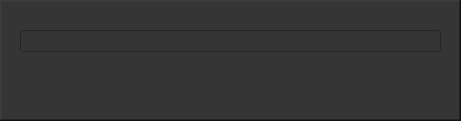
<?xml version="1.0" encoding="UTF-8"?>
<ui version="4.0">
 <class>SearchDialog</class>
 <widget class="QDialog" name="SearchDialog">
  <property name="windowModality">
   <enum>Qt::NonModal</enum>
  </property>
  <property name="geometry">
   <rect>
    <x>0</x>
    <y>0</y>
    <width>461</width>
    <height>121</height>
   </rect>
  </property>
  <property name="sizePolicy">
   <sizepolicy hsizetype="Fixed" vsizetype="Fixed">
    <horstretch>0</horstretch>
    <verstretch>0</verstretch>
   </sizepolicy>
  </property>
  <property name="windowTitle">
   <string>Searching...</string>
  </property>
  <property name="styleSheet">
   <string notr="true">background-color: rgb(53, 53, 53);</string>
  </property>
  <property name="modal">
   <bool>false</bool>
  </property>
  <widget class="QLineEdit" name="searchLineEdit">
   <property name="geometry">
    <rect>
     <x>20</x>
     <y>30</y>
     <width>421</width>
     <height>22</height>
    </rect>
   </property>
   <property name="font">
    <font>
     <bold>true</bold>
    </font>
   </property>
   <property name="styleSheet">
    <string notr="true"/>
   </property>
   <property name="inputMethodHints">
    <set>Qt::ImhHiddenText</set>
   </property>
   <property name="inputMask">
    <string/>
   </property>
   <property name="text">
    <string extracomment="search..."/>
   </property>
   <property name="frame">
    <bool>true</bool>
   </property>
   <property name="echoMode">
    <enum>QLineEdit::Normal</enum>
   </property>
  </widget>
  <widget class="QPushButton" name="okButton">
   <property name="geometry">
    <rect>
     <x>350</x>
     <y>70</y>
     <width>33</width>
     <height>29</height>
    </rect>
   </property>
   <property name="sizePolicy">
    <sizepolicy hsizetype="Fixed" vsizetype="Fixed">
     <horstretch>0</horstretch>
     <verstretch>0</verstretch>
    </sizepolicy>
   </property>
   <property name="toolTip">
    <string>Search data [Enter]</string>
   </property>
   <property name="styleSheet">
    <string notr="true"/>
   </property>
   <property name="text">
    <string/>
   </property>
   <property name="icon">
    <iconset resource="playerui.qrc">
     <normaloff>:/buttons/img/buttons/check-mark-16.ico</normaloff>:/buttons/img/buttons/check-mark-16.ico</iconset>
   </property>
   <property name="autoDefault">
    <bool>false</bool>
   </property>
   <property name="default">
    <bool>true</bool>
   </property>
   <property name="flat">
    <bool>true</bool>
   </property>
  </widget>
  <widget class="QPushButton" name="cancelButton">
   <property name="geometry">
    <rect>
     <x>400</x>
     <y>70</y>
     <width>33</width>
     <height>29</height>
    </rect>
   </property>
   <property name="sizePolicy">
    <sizepolicy hsizetype="Fixed" vsizetype="Fixed">
     <horstretch>0</horstretch>
     <verstretch>0</verstretch>
    </sizepolicy>
   </property>
   <property name="toolTip">
    <string>Cancel [Esc]</string>
   </property>
   <property name="styleSheet">
    <string notr="true"/>
   </property>
   <property name="text">
    <string/>
   </property>
   <property name="icon">
    <iconset resource="playerui.qrc">
     <normaloff>:/buttons/img/buttons/x-mark-16.ico</normaloff>:/buttons/img/buttons/x-mark-16.ico</iconset>
   </property>
   <property name="autoDefault">
    <bool>false</bool>
   </property>
   <property name="flat">
    <bool>true</bool>
   </property>
  </widget>
  <widget class="QFrame" name="frame">
   <property name="enabled">
    <bool>false</bool>
   </property>
   <property name="geometry">
    <rect>
     <x>0</x>
     <y>0</y>
     <width>461</width>
     <height>121</height>
    </rect>
   </property>
   <property name="styleSheet">
    <string notr="true"/>
   </property>
   <property name="frameShape">
    <enum>QFrame::WinPanel</enum>
   </property>
   <property name="frameShadow">
    <enum>QFrame::Raised</enum>
   </property>
   <property name="lineWidth">
    <number>1</number>
   </property>
   <widget class="QWidget" name="gridLayoutWidget">
    <property name="geometry">
     <rect>
      <x>20</x>
      <y>60</y>
      <width>321</width>
      <height>41</height>
     </rect>
    </property>
    <layout class="QGridLayout" name="gridLayout">
     <item row="0" column="0">
      <widget class="QLabel" name="noMatchesLabel">
       <property name="enabled">
        <bool>false</bool>
       </property>
       <property name="sizePolicy">
        <sizepolicy hsizetype="MinimumExpanding" vsizetype="Preferred">
         <horstretch>0</horstretch>
         <verstretch>0</verstretch>
        </sizepolicy>
       </property>
       <property name="font">
        <font>
         <pointsize>10</pointsize>
        </font>
       </property>
       <property name="styleSheet">
        <string notr="true">color: rgb(255, 255, 255);</string>
       </property>
       <property name="text">
        <string/>
       </property>
       <property name="textFormat">
        <enum>Qt::AutoText</enum>
       </property>
       <property name="wordWrap">
        <bool>false</bool>
       </property>
      </widget>
     </item>
     <item row="0" column="1">
      <widget class="QLabel" name="searchPicLabel">
       <property name="sizePolicy">
        <sizepolicy hsizetype="MinimumExpanding" vsizetype="Preferred">
         <horstretch>0</horstretch>
         <verstretch>0</verstretch>
        </sizepolicy>
       </property>
       <property name="text">
        <string/>
       </property>
      </widget>
     </item>
     <item row="0" column="4">
      <spacer name="searchLabelSpacer">
       <property name="orientation">
        <enum>Qt::Horizontal</enum>
       </property>
       <property name="sizeHint" stdset="0">
        <size>
         <width>40</width>
         <height>20</height>
        </size>
       </property>
      </spacer>
     </item>
     <item row="0" column="3">
      <spacer name="searchLabelSpacer2">
       <property name="orientation">
        <enum>Qt::Horizontal</enum>
       </property>
       <property name="sizeHint" stdset="0">
        <size>
         <width>40</width>
         <height>20</height>
        </size>
       </property>
      </spacer>
     </item>
     <item row="0" column="2">
      <spacer name="searchLabelSpacer3">
       <property name="orientation">
        <enum>Qt::Horizontal</enum>
       </property>
       <property name="sizeHint" stdset="0">
        <size>
         <width>40</width>
         <height>20</height>
        </size>
       </property>
      </spacer>
     </item>
    </layout>
   </widget>
  </widget>
  <zorder>frame</zorder>
  <zorder>searchLineEdit</zorder>
  <zorder>okButton</zorder>
  <zorder>cancelButton</zorder>
 </widget>
 <resources>
  <include location="playerui.qrc"/>
 </resources>
 <connections/>
</ui>
